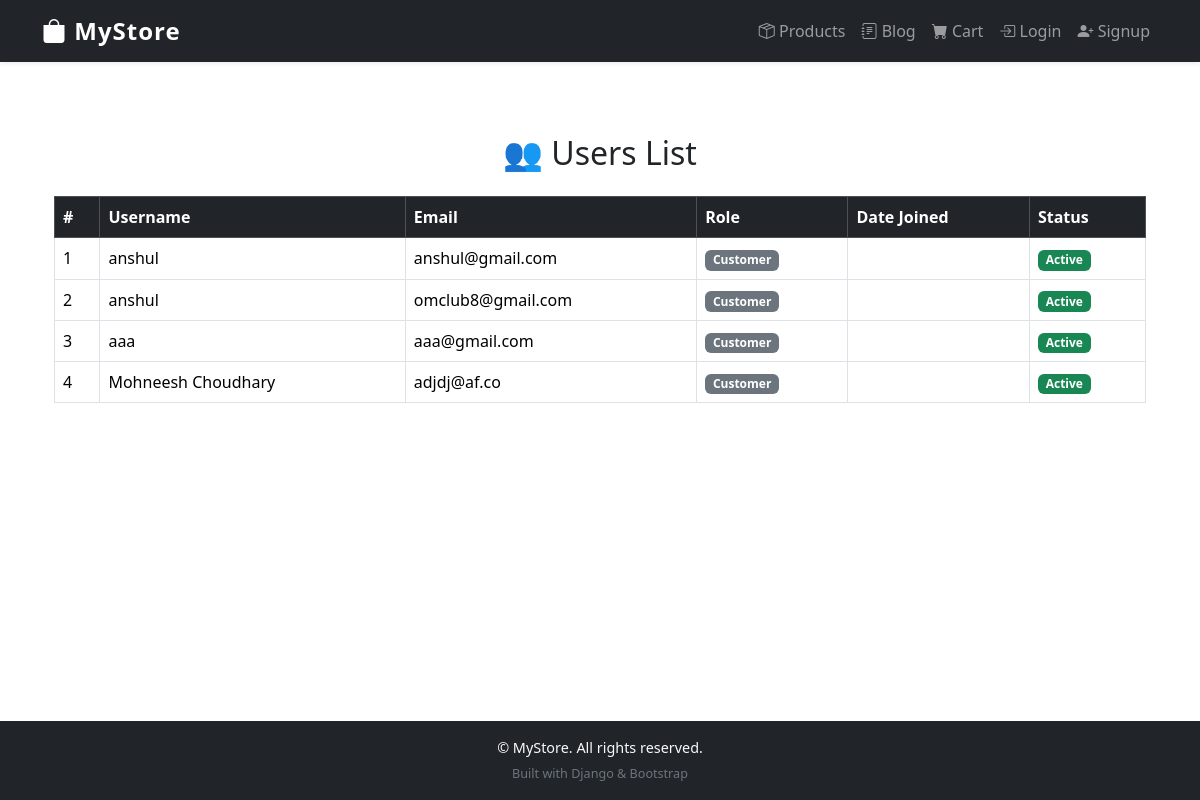
Page /adminpanel/users/ on the committed database.
### accounts/models.py (models this page shows, shortened)
class User(AbstractBaseUser):
    name = models.CharField(max_length=255 ,default="Anonymous")  # ✅ Added name field
    email = models.EmailField(unique=True)
    is_active = models.BooleanField(default=True)
    is_admin = models.BooleanField(default=False)
    USERNAME_FIELD = 'email'
    REQUIRED_FIELDS = ['name']  # ✅ Require name  for creates
    objects = UserManager()
    @property
    def is_staff(self):
        return self.is_admin

### adminpanel/views.py (the view)
# urls.py: path('users/', views.user_list, name='user_list'),
def user_list(request):
    users = User.objects.all()
    return render(request, 'accounts/user_list.html', {'users': users})

### accounts/templates/accounts/user_list.html
{% extends "base.html" %}
{% block content %}
<div class="container mt-5">
    <h2 class="text-center mb-4">👥 Users List</h2>
    <div class="table-responsive">
        <table class="table table-hover table-bordered align-middle">
            <thead class="table-dark">
                <tr>
                    <th>#</th>
                    <th>Username</th>
                    <th>Email</th>
                    <th>Role</th>
                    <th>Date Joined</th>
                    <th>Status</th>
                </tr>
            </thead>
            <tbody>
                {% for user in users %}
                <tr>
                    <td>{{ forloop.counter }}</td>
                    <td>{{ user.name}}</td>
                    <td>{{ user.email }}</td>
                    <td>
                        {% if user.is_superuser %}
                            <span class="badge bg-danger">Super Admin</span>
                        {% elif user.is_staff %}
                            <span class="badge bg-primary">Staff</span>
                        {% else %}
                            <span class="badge bg-secondary">Customer</span>
                        {% endif %}
                    </td>
                    <td>{{ user.date_joined|date:"d M Y, H:i" }}</td>
                    <td>
                        {% if user.is_active %}
                            <span class="badge bg-success">Active</span>
                        {% else %}
                            <span class="badge bg-danger">Inactive</span>
                        {% endif %}
                    </td>
                </tr>
                {% empty %}
                <tr>
                    <td colspan="6" class="text-center text-muted">
                        No users found.
                    </td>
                </tr>
                {% endfor %}
            </tbody>
        </table>
    </div>
</div>
{% endblock %}

### static/css/style.css (style rules this page uses)
body { font-family: 'Segoe UI', Tahoma, Geneva, Verdana, sans-serif; }

### rows in the picture
User: name "anshul", email "anshul@gmail.com", is_admin "Customer", is_active "Active"
User: name "anshul", email "omclub8@gmail.com", is_admin "Customer", is_active "Active"
User: name "aaa", email "aaa@gmail.com", is_admin "Customer", is_active "Active"
User: name "Mohneesh Choudhary", email "adjdj@af.co", is_admin "Customer", is_active "Active"
